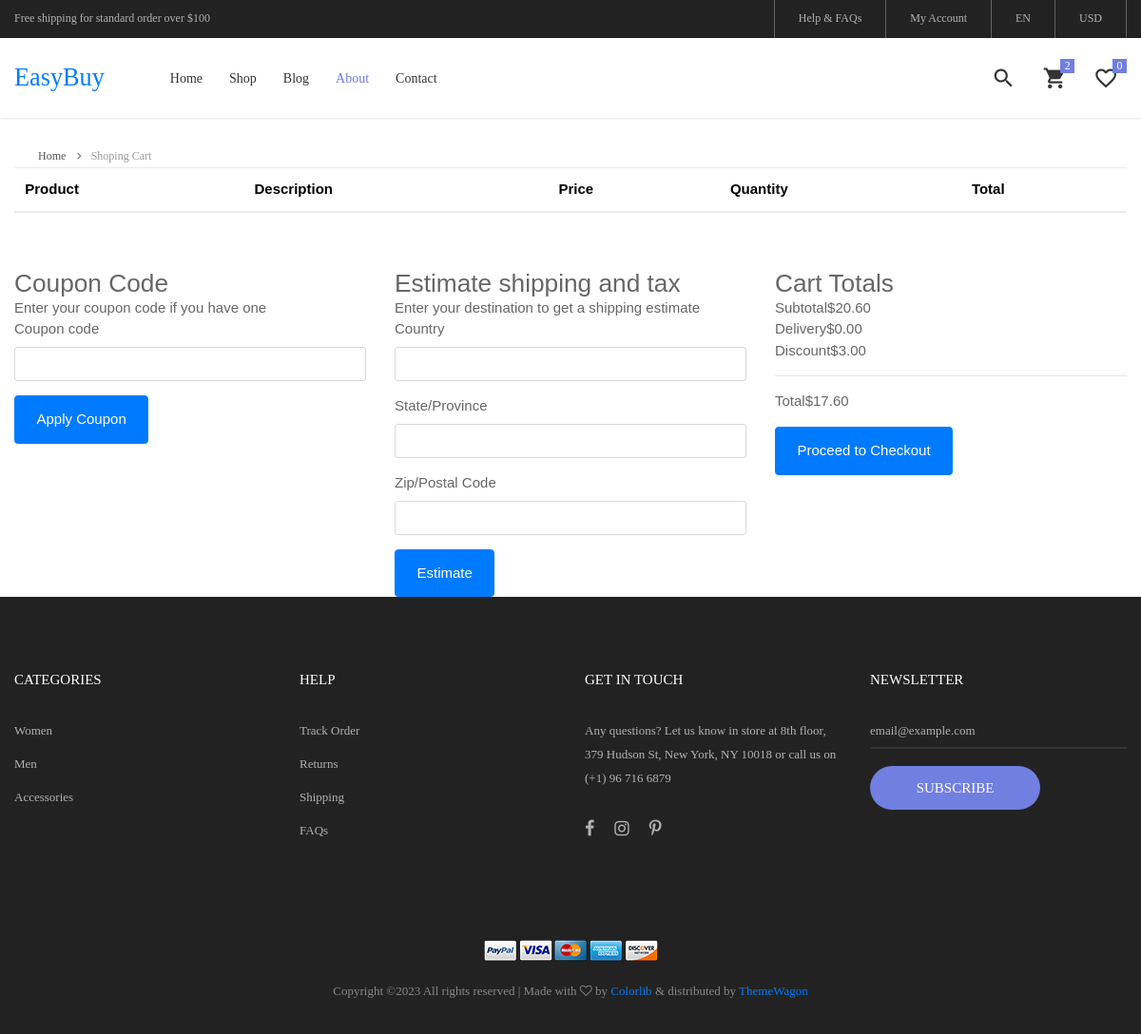
Before: /cartpage/ with the older database file.
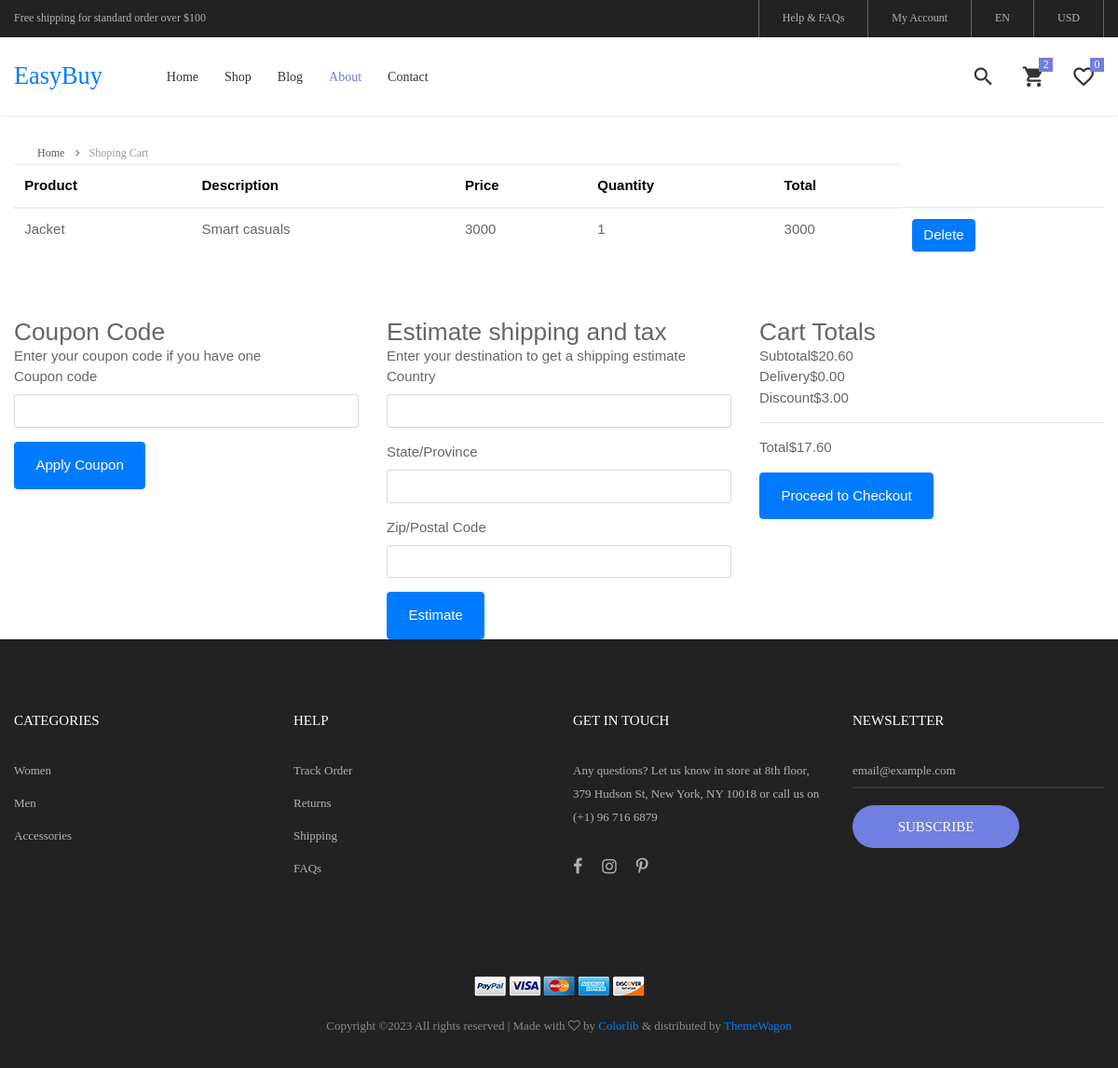
After: the same page with the newer database file.
### APP2/models.py (models this page shows)
class cartdb(models.Model):
    ProductName=models.CharField(max_length=50, null=True, blank=True)
    Description=models.CharField(max_length=50, null=True, blank=True)
    Price=models.IntegerField(null=True,blank=True)
    Quantity=models.IntegerField(null=True,blank=True)
    Totalprice=models.IntegerField(null=True,blank=True)

### APP2/views.py (the view)
# urls.py: path('cartpage/',views.cartpage,name='cartpage'),
def cartpage(request):
    data=categorydb.objects.all()
    da=cartdb.objects.all()
    return render(request,'cart.html',{'data':data ,'da':da})

### APP2/templates/cart.html (shortened to what this page needs)
<!DOCTYPE html>
{% block content %}
{% load static %}
<html lang="en">
<head>
	<link rel="stylesheet" type="text/css" href="{% static 'assets/vendor/bootstrap/css/bootstrap.min.css' %}">
	<link rel="stylesheet" type="text/css" href="{% static 'assets/fonts/font-awesome-4.7.0/css/font-awesome.min.css' %}">
	<link rel="stylesheet" type="text/css" href="{% static 'assets/fonts/iconic/css/material-design-iconic-font.min.css' %}">
	<link rel="stylesheet" type="text/css" href="{% static 'assets/fonts/linearicons-v1.0.0/icon-font.min.css' %}">
	<link rel="stylesheet" type="text/css" href="{% static 'assets/vendor/animate/animate.css' %}">
	<link rel="stylesheet" type="text/css" href="{% static 'assets/vendor/css-hamburgers/hamburgers.min.css' %}">
	<link rel="stylesheet" type="text/css" href="{% static 'assets/vendor/animsition/css/animsition.min.css' %}">
	<link rel="stylesheet" type="text/css" href="{% static 'assets/vendor/select2/select2.min.css' %}">
	<link rel="stylesheet" type="text/css" href="{% static 'assets/vendor/perfect-scrollbar/perfect-scrollbar.css' %}">
	<link rel="stylesheet" type="text/css" href="{% static 'assets/css/util.css' %}">
	<link rel="stylesheet" type="text/css" href="{% static 'assets/css/main.css' %}">
</head>
<body class="animsition">
	<header class="header-v4">
		<div class="container-menu-desktop">
			<div class="top-bar">
				<div class="content-topbar flex-sb-m h-full container">
					<div class="left-top-bar">
						Free shipping for standard order over $100
					</div>
					<div class="right-top-bar flex-w h-full">
						<a href="#" class="flex-c-m trans-04 p-lr-25">
							Help & FAQs
						</a>
						<a href="#" class="flex-c-m trans-04 p-lr-25">
							My Account
						</a>
						<a href="#" class="flex-c-m trans-04 p-lr-25">
							EN
						</a>
						<a href="#" class="flex-c-m trans-04 p-lr-25">
							USD
						</a>
					</div>
				</div>
			</div>
			<div class="wrap-menu-desktop how-shadow1">
				<nav class="limiter-menu-desktop container">
					<a href="#" class="logo">
						<h3   style="font-family: cursive;">EasyBuy</h3>
					</a>
					<div class="menu-desktop">
						<ul class="main-menu">
							<li>
								<a href="{% url 'Homepage' %}">Home</a>
							</li>
							<li>
								<a href="{% url 'Productdetails' %}">Shop</a>
							</li>
							<li>
								<a href="{% url 'Blogpage' %}">Blog</a>
							</li>
							<li class="active-menu">
								<a href="{% url 'Aboutpage' %}">About</a>
							</li>
							<li>
								<a href="{% url 'Contactpage' %}">Contact</a>
							</li>
						</ul>
					</div>
					<div class="wrap-icon-header flex-w flex-r-m">
						<div class="icon-header-item cl2 hov-cl1 trans-04 p-l-22 p-r-11 js-show-modal-search">
							<i class="zmdi zmdi-search"></i>
						</div>
						<div class="icon-header-item cl2 hov-cl1 trans-04 p-l-22 p-r-11 icon-header-noti js-show-cart" data-notify="2">
							<i class="zmdi zmdi-shopping-cart"></i>
						</div>
						<a href="#" class="icon-header-item cl2 hov-cl1 trans-04 p-l-22 p-r-11 icon-header-noti" data-notify="0">
							<i class="zmdi zmdi-favorite-outline"></i>
						</a>
					</div>
				</nav>
			</div>
		</div>
	</header>
	<div class="container">
		<div class="bread-crumb flex-w p-l-25 p-r-15 p-t-30 p-lr-0-lg">
			<a href="index.html" class="stext-109 cl8 hov-cl1 trans-04">
				Home
				<i class="fa fa-angle-right m-l-9 m-r-10" aria-hidden="true"></i>
			</a>
			<span class="stext-109 cl4">
				Shoping Cart
			</span>
		</div>
	</div>
 <section class="ftco-section ftco-cart">
			<div class="container">
				<div class="row">
    			<div class="col-md-12 ftco-animate">
    				<div class="cart-list">
	    				<table class="table">
						    <thead class="thead" style="color:black;">
						      <tr class="text-center">
								  <th class="column-1">Product</th>
									<th class="column-2">Description</th>
									<th class="column-3">Price</th>
									<th class="column-4">Quantity</th>
									<th class="column-5">Total</th>
						      </tr>
						    </thead>
							{% for i in da %}
                           <tr>
							<td class="column-2">{{i.ProductName}}</td>
									<td class="column-3">{{i.Description}}</td>
									<td class="column-3">{{i.Price}}</td>
									<td class="column-3">{{i.Quantity}}</td>
									<td class="column-3">{{i.Totalprice}}</td>
								<td>
                            <form action="{% url 'deleteitem' dataid=i.id %}">
                                 <button type="submit" class="btn btn-primary">Delete</button>
                            </form>
                        </td>
                        </tr>
                    {% endfor %}
						  </table>
					  </div>
    			</div>
    		</div>
    		<div class="row justify-content-end">
    			<div class="col-lg-4 mt-5 cart-wrap ftco-animate">
    				<div class="cart-total mb-3">
    					<h3>Coupon Code</h3>
    					<p>Enter your coupon code if you have one</p>
  						<form action="#" class="info">
	              <div class="form-group">
	              	<label for="">Coupon code</label>
	                <input type="text" class="form-control text-left px-3" placeholder="">
	              </div>
	            </form>
    				</div>
    				<p><a href="checkout.html" class="btn btn-primary py-3 px-4">Apply Coupon</a></p>
    			</div>
    			<div class="col-lg-4 mt-5 cart-wrap ftco-animate">
    				<div class="cart-total mb-3">
    					<h3>Estimate shipping and tax</h3>
    					<p>Enter your destination to get a shipping estimate</p>
  						<form action="#" class="info">
	              <div class="form-group">
	              	<label for="">Country</label>
	                <input type="text" class="form-control text-left px-3" placeholder="">
	              </div>
	              <div class="form-group">
	              	<label for="country">State/Province</label>
	                <input type="text" class="form-control text-left px-3" placeholder="">
	              </div>
	              <div class="form-group">
	              	<label for="country">Zip/Postal Code</label>
	                <input type="text" class="form-control text-left px-3" placeholder="">
	              </div>
	            </form>
    				</div>
    				<p><a href="checkout.html" class="btn btn-primary py-3 px-4">Estimate</a></p>
    			</div>
    			<div class="col-lg-4 mt-5 cart-wrap ftco-animate">
    				<div class="cart-total mb-3">
    					<h3>Cart Totals</h3>
    					<p class="d-flex">
    						<span>Subtotal</span>
    						<span>$20.60</span>
    					</p>
    					<p class="d-flex">
    						<span>Delivery</span>
    						<span>$0.00</span>
    					</p>
    					<p class="d-flex">
    						<span>Discount</span>
    						<span>$3.00</span>
    					</p>
    					<hr>
    					<p class="d-flex total-price">
    						<span>Total</span>
    						<span>$17.60</span>
    					</p>
    				</div>
    				<p><a href="checkout.html" class="btn btn-primary py-3 px-4">Proceed to Checkout</a></p>
    			</div>
    		</div>
			</div>
		</section>
	<footer class="bg3 p-t-75 p-b-32">
		<div class="container">
			<div class="row">
				<div class="col-sm-6 col-lg-3 p-b-50">
					<h4 class="stext-301 cl0 p-b-30">
						Categories
					</h4>
					<ul>
						<li class="p-b-10">
							<a href="#" class="stext-107 cl7 hov-cl1 trans-04">
								Women
							</a>
						</li>
						<li class="p-b-10">
							<a href="#" class="stext-107 cl7 hov-cl1 trans-04">
								Men
							</a>
						</li>
						<li class="p-b-10">
							<a href="#" class="stext-107 cl7 hov-cl1 trans-04">
								Accessories
							</a>
						</li>
					</ul>
				</div>
				<div class="col-sm-6 col-lg-3 p-b-50">
					<h4 class="stext-301 cl0 p-b-30">
						Help
					</h4>
					<ul>
						<li class="p-b-10">
							<a href="#" class="stext-107 cl7 hov-cl1 trans-04">
								Track Order
							</a>
						</li>
						<li class="p-b-10">
							<a href="#" class="stext-107 cl7 hov-cl1 trans-04">
								Returns
							</a>
						</li>
						<li class="p-b-10">
							<a href="#" class="stext-107 cl7 hov-cl1 trans-04">
								Shipping
							</a>
						</li>
						<li class="p-b-10">
							<a href="#" class="stext-107 cl7 hov-cl1 trans-04">
								FAQs
							</a>
						</li>
					</ul>
				</div>
				<div class="col-sm-6 col-lg-3 p-b-50">
					<h4 class="stext-301 cl0 p-b-30">
						GET IN TOUCH
					</h4>
					<p class="stext-107 cl7 size-201">
						Any questions? Let us know in store at 8th floor, 379 Hudson St, New York, NY 10018 or call us on (+1) 96 716 6879
					</p>
					<div class="p-t-27">
						<a href="#" class="fs-18 cl7 hov-cl1 trans-04 m-r-16">
							<i class="fa fa-facebook"></i>
						</a>
						<a href="#" class="fs-18 cl7 hov-cl1 trans-04 m-r-16">
							<i class="fa fa-instagram"></i>
						</a>
						<a href="#" class="fs-18 cl7 hov-cl1 trans-04 m-r-16">
							<i class="fa fa-pinterest-p"></i>
						</a>
					</div>
				</div>
				<div class="col-sm-6 col-lg-3 p-b-50">
					<h4 class="stext-301 cl0 p-b-30">
						Newsletter
					</h4>
					<form>
						<div class="wrap-input1 w-full p-b-4">
							<input class="input1 bg-none plh1 stext-107 cl7" type="text" name="email" placeholder="email@example.com">
						</div>
						<div class="p-t-18">
							<button class="flex-c-m stext-101 cl0 size-103 bg1 bor1 hov-btn2 p-lr-15 trans-04">
								Subscribe
							</button>
						</div>
					</form>
				</div>
			</div>
			<div class="p-t-40">
				<div class="flex-c-m flex-w p-b-18">
					<a href="#" class="m-all-1">
						<img src="{% static 'assets/images/icons/icon-pay-01.png' %}" alt="ICON-PAY">
					</a>
					<a href="#" class="m-all-1">
						<img src="{% static 'assets/images/icons/icon-pay-02.png' %}" alt="ICON-PAY">
					</a>
					<a href="#" class="m-all-1">
						<img src="{% static 'assets/images/icons/icon-pay-03.png' %}" alt="ICON-PAY">
					</a>
					<a href="#" class="m-all-1">
						<img src="{% static 'assets/images/icons/icon-pay-04.png' %}" alt="ICON-PAY">
					</a>
					<a href="#" class="m-all-1">
						<img src="{% static 'assets/images/icons/icon-pay-05.png' %}" alt="ICON-PAY">
					</a>
				</div>
				<p class="stext-107 cl6 txt-center">
Copyright &copy;<script>document.write(new Date().getFullYear());</script> All rights reserved | Made with <i class="fa fa-heart-o" aria-hidden="true"></i> by <a href="https://colorlib.com" target="_blank">Colorlib</a> &amp; distributed by <a href="https://themewagon.com" target="_blank">ThemeWagon</a>
				</p>
			</div>
		</div>
	</footer>
</body>
</html>
{% endblock %}

### APP2/static/assets/css/main.css (style rules this page uses)
.container { max-width: 1380px; }
@media (max-width: 1600px) { .container { max-width: 1200px; } }
.container-menu-desktop { height: auto; width: 100%; position: relative; -webkit-transition: all 0.3s; -o-transition: all 0.3s; -moz-transition: all 0.3s; transition: all 0.3s; }
.header-v4 .container-menu-desktop { height: 124px; }
.top-bar { height: 40px; background-color: #222; }
.left-top-bar { font-family: Poppins-Regular; font-size: 12px; line-height: 1.8; color: #b2b2b2; }
.right-top-bar a { font-family: Poppins-Regular; font-size: 12px; line-height: 1.8; height: 100%; color: #b2b2b2; border-right: 1px solid rgba(255,255,255,0.3); }
.right-top-bar a:first-child { border-left: 1px solid rgba(255,255,255,0.3); }
.wrap-menu-desktop { position: fixed; z-index: 1100; background-color: transparent; width: 100%; height: 84px; top: 40px; left: 0px; -webkit-transition: height 0.3s, background-color 0.3s; -o-transition: height 0.3s, background-color 0.3s; -moz-transition: height 0.3s, background-color 0.3s; transition: height 0.3s, background-color 0.3s; }
.header-v4 .wrap-menu-desktop { background-color: #fff; }
.limiter-menu-desktop { height: 100%; display: -webkit-box; display: -webkit-flex; display: -moz-box; display: -ms-flexbox; display: flex; align-items: center; background-color: transparent; }
.logo { display: -webkit-box; display: -webkit-flex; display: -moz-box; display: -ms-flexbox; display: flex; align-items: center; height: 65%; margin-right: 55px; }
.menu-desktop { display: -webkit-box; display: -webkit-flex; display: -moz-box; display: -ms-flexbox; display: flex; align-items: center; height: 100%; }
.main-menu { list-style-type: none; margin: 0; display: -webkit-box; display: -webkit-flex; display: -moz-box; display: -ms-flexbox; display: flex; align-items: center; }
.main-menu > li { display: block; position: relative; padding: 20px 10px 20px 0px; margin: 0px 4px 0px 14px; }
.main-menu > li > a { font-family: Poppins-Medium; font-size: 14px; color: #333; padding: 5px 0px; transition: all 0.4s; -webkit-transition: all 0.4s; -o-transition: all 0.4s; -moz-transition: all 0.4s; }
.wrap-icon-header { flex-grow: 1; }
.icon-header-item { position: relative; font-size: 26px; line-height: 1; cursor: pointer; }
.icon-header-noti::after { content: attr(data-notify); font-family: Poppins-Regular; font-size: 12px; color: #fff; line-height: 15px; text-align: center; display: block; position: absolute; top: -7px; right: 0; min-width: 15px; height: 15px; padding: 0 3px; background-color: #717fe0; }
.main-menu > li.active-menu > a { color: #6c7ae0; }
.cl0 { color: #fff; }
.cl2 { color: #333; }
.cl4 { color: #999; }
.cl6 { color: #888; }
.cl7 { color: #b2b2b2; }
.cl8 { color: #555; }
.stext-101 { font-family: Poppins-Medium; font-size: 15px; line-height: 1.466667; text-transform: uppercase; }
.stext-107 { font-family: Poppins-Regular; font-size: 13px; line-height: 1.923; }
.stext-109 { font-family: Poppins-Regular; font-size: 12px; line-height: 1.833333; }
.stext-301 { font-family: Montserrat-Bold; font-size: 15px; line-height: 1.6; text-transform: uppercase; }
.size-103 { min-width: 179px; height: 46px; }
.size-201 { max-width: 270px; }
.bg-none { background-color: transparent; }
.bg1 { background-color: #717fe0; }
.bg3 { background-color: #222; }
.bor1 { border-radius: 23px; }
.wrap-input1 { position: relative; border-bottom: 2px solid rgba(204,204,204, 0.1); }
.input1 { background-color: transparent; width: 100%; }
.how-shadow1 { box-shadow: 0 0px 3px 0px rgba(0,0,0,0.2); -moz-box-shadow: 0 0px 3px 0px rgba(0,0,0,0.2); -webkit-box-shadow: 0 0px 3px 0px rgba(0,0,0,0.2); -o-box-shadow: 0 0px 3px 0px rgba(0,0,0,0.2); -ms-box-shadow: 0 0px 3px 0px rgba(0,0,0,0.2); }

Changed rows visible on the page:
added cartdb: ProductName "Jacket", Description "Smart casuals", Price "3000", Quantity "1", Totalprice "3000"
